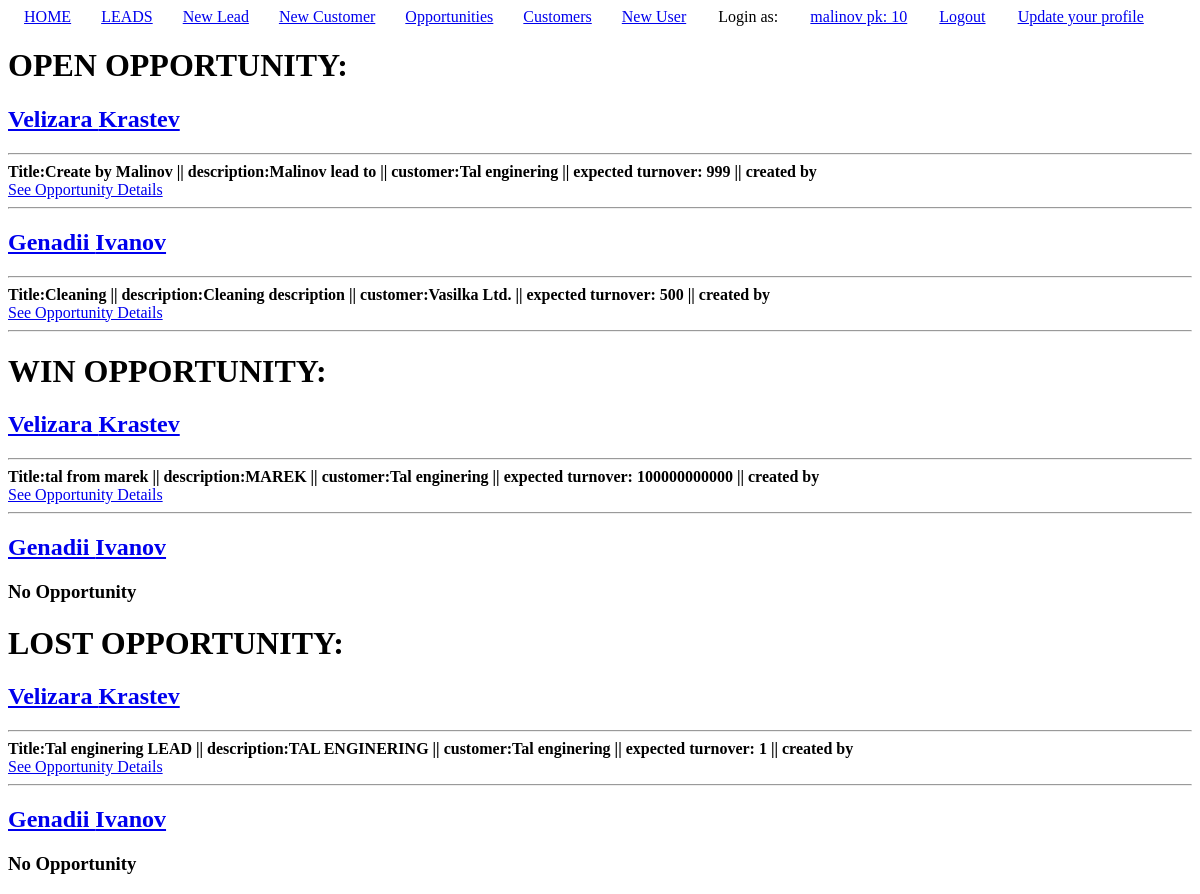
Page /leads/opportunity/all/ (signed in) on the earlier database version.
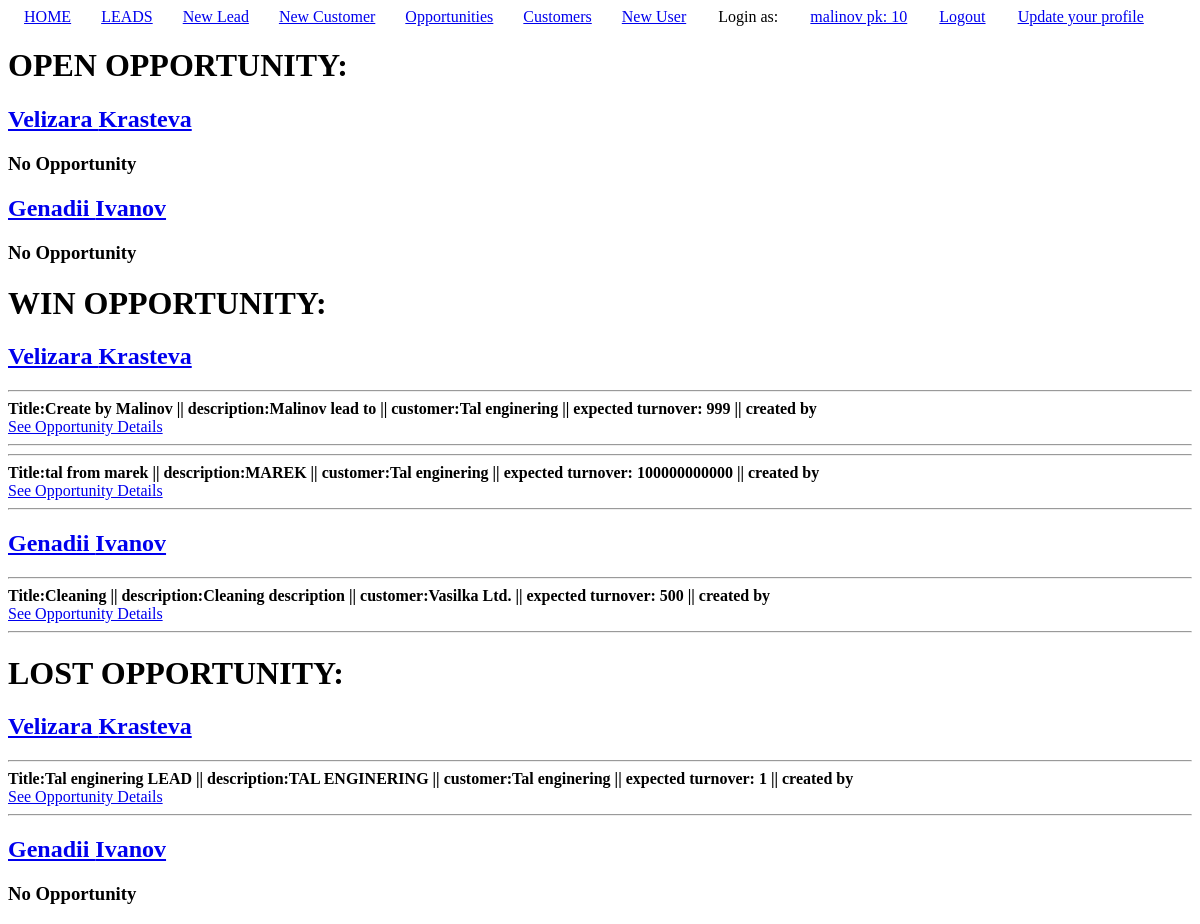
Same page on the later database version.
### agents/models.py (models this page shows, shortened)
class Agent(AbstractUser):
    is_salesman = models.BooleanField(default=False)
    is_manager = models.BooleanField(default=False)
    is_general_manager = models.BooleanField(default=False)
    def __str__(self):
        return  self.username + ' pk: ' + str(self.pk)

class Salesman(models.Model):
    user = models.OneToOneField(Agent, on_delete=models.CASCADE)
    manager = models.ForeignKey(Manager, on_delete=models.SET_NULL, null=True)
    first_name = models.CharField(max_length=30, null=True, blank=True)
    last_name = models.CharField(max_length=30, null=True, blank=True)
    email = models.EmailField(null=True, blank=True)
    phone_number = models.CharField(max_length=10, null=True, blank=True)

### leads/models.py (models this page shows, shortened)
class Opportunity(models.Model):
    title = models.CharField(max_length=33)
    description = models.TextField(max_length=400)
    customer = models.ForeignKey(Customer, on_delete=models.CASCADE)
    expected_turnover = models.IntegerField(default=0)
    converted_by = models.ForeignKey(Agent, on_delete=models.SET_NULL, null=True)
    status = models.CharField(max_length=10, choices=OPPORTUNITY_STATUS_CHOICES, default='Open')

class Customer(models.Model):
    name = models.CharField(max_length=33, unique=True)
    salesman = models.ForeignKey(Salesman, on_delete=models.SET_NULL, null=True)
    def __str__(self):
        return self.name

### leads/views.py (the view, shortened to what this page needs)
# urls.py: path('opportunity/all/', opportunity_list, name='opportunity-list'),
def opportunity_list(request):
    obj_list = {}
    win_obj_list = {}
    lost_obj_list = {}
    is_manager = False
    if request.user.is_manager:
        is_manager = True
        manager_salesmen = Salesman.objects.filter(manager=request.user.manager)
        for salesman in manager_salesmen:
            salesman_obj_list = Opportunity.objects.filter(customer__salesman=salesman) \
                .exclude(status='WIN').exclude(status='LOST').order_by('expected_turnover')
            salesman_win_obj_list = Opportunity.objects.filter(status='WIN').filter(customer__salesman=salesman)\
                .order_by('expected_turnover')
            salesman_lost_obj_list = Opportunity.objects.filter(status='LOST').filter(customer__salesman=salesman)\
                .order_by('expected_turnover')
            obj_list[salesman] = salesman_obj_list
            win_obj_list[salesman] = salesman_win_obj_list
            lost_obj_list[salesman] = salesman_lost_obj_list
    context = {
        'obj_list': obj_list,
        'win_obj_list': win_obj_list,
        'lost_obj_list': lost_obj_list,
        'is_manager': is_manager,
    }
    return render(request, 'opportunity_list.html', context)

### leads/templates/opportunity_list.html (shortened to what this page needs)
{% include 'base.html' %}
{% block content %}
    <h1>OPEN OPPORTUNITY:</h1>
    {% if is_manager %}
        {% for key, value in obj_list.items %}
            <a href="{% url 'profile-details' key.user.id %}"><h2>{{ key.first_name }}  {{ key.last_name }}</h2></a>
            {% if value %}
                {% for obj in value %}
                    <hr>
                    <h4 style="margin: 0;">Title:{{obj.title}} || description:{{obj.description}} || customer:{{obj.customer}} || expected turnover: {{obj.expected_turnover}} || created by {{obj.created_by}}</h4>
                    <a href="{% url 'opportunity-detail' obj.pk %}">See Opportunity Details</a>
                    <hr>
                {% endfor %}
            {% else %}
                <h3>No Opportunity</h3>
            {% endif %}
        {% endfor %}
    {% endif %}
    <h1>WIN OPPORTUNITY:</h1>
    {% if is_manager %}
        {% for key, value in win_obj_list.items %}
        <a href="{% url 'profile-details' key.user.id %}"><h2>{{ key.first_name }}  {{ key.last_name }}</h2></a>
            {% if value %}
                {% for obj in value %}
                    <hr>
                    <h4 style="margin: 0;">Title:{{obj.title}} || description:{{obj.description}} || customer:{{obj.customer}} || expected turnover: {{obj.expected_turnover}} || created by {{obj.created_by}}</h4>
                    <a href="{% url 'opportunity-detail' obj.pk %}">See Opportunity Details</a>
                    <hr>
                {% endfor %}
            {% else %}
                <h3>No Opportunity</h3>
            {% endif %}
    {% endfor %}
    {% endif %}
    <h1>LOST OPPORTUNITY:</h1>
    {% if is_manager %}
        {% for key, value in lost_obj_list.items %}
        <a href="{% url 'profile-details' key.user.id %}"><h2>{{ key.first_name }}  {{ key.last_name }}</h2></a>
            {% if value %}
                {% for obj in value %}
                    <hr>
                    <h4 style="margin: 0;">Title:{{obj.title}} || description:{{obj.description}} || customer:{{obj.customer}} || expected turnover: {{obj.expected_turnover}} || created by {{obj.created_by}}</h4>
                    <a href="{% url 'opportunity-detail' obj.pk %}">See Opportunity Details</a>
                    <hr>
                {% endfor %}
            {% else %}
                <h3>No Opportunity</h3>
            {% endif %}
    {% endfor %}
    {% endif %}
{% endblock content %}

### templates/base.html (shortened to what this page needs)
<!DOCTYPE html>
<html lang="en">
<head>
</head>
<body>
    <div style="display: flex; justify-content: space-around">
      <div style="display: flex; gap: 30px;">
        <a href="{% url 'home' %}">HOME</a>
        <a href="{% url 'lead-list' %}">LEADS</a>
        <a href="{% url 'lead-create' %}">New Lead</a>
        <a href="{% url 'customer-create' %}">New Customer</a>
        <a href="{% url 'opportunity-list' %}">Opportunities</a>
        <a href="{% url 'customer-list' %}">Customers</a>
        {% if request.user.is_general_manager or request.user.is_manager %}
            <a href="{% url 'signup' %}">New User</a>
        {% endif %}
      </div>
        Login as: <a href="{% url 'profile-details' request.user.id %}">{{ request.user }}</a>
        {% if request.user.is_authenticated %}
            <a href="{% url 'logout' %}">Logout</a>
            <a href="{% url 'profile-update' request.user.id %}">Update your profile</a>
        {% else %}
            <a href="{% url 'login' %}">Login</a>
        {% endif %}
    </div>
</body>
</html>

### templates/base.html (style rules this page uses)
body { background-color: light grey; }

Differences in the rows shown:
changed Salesman "Velizara": last_name "Krastev" → "Krastevа"; gains Opportunity (title "Create by Malinov", description "Malinov lead to", customer "Tal enginering", expected_turnover "999"); loses Opportunity (title "Create by Malinov", description "Malinov lead to", customer "Tal enginering", expected_turnover "999"); now shows "No Opportunity"
changed Salesman "Genadii": gains Opportunity (title "Cleaning", description "Cleaning description", customer "Vasilka Ltd.", expected_turnover "500"); loses Opportunity (title "Cleaning", description "Cleaning description", customer "Vasilka Ltd.", expected_turnover "500")
